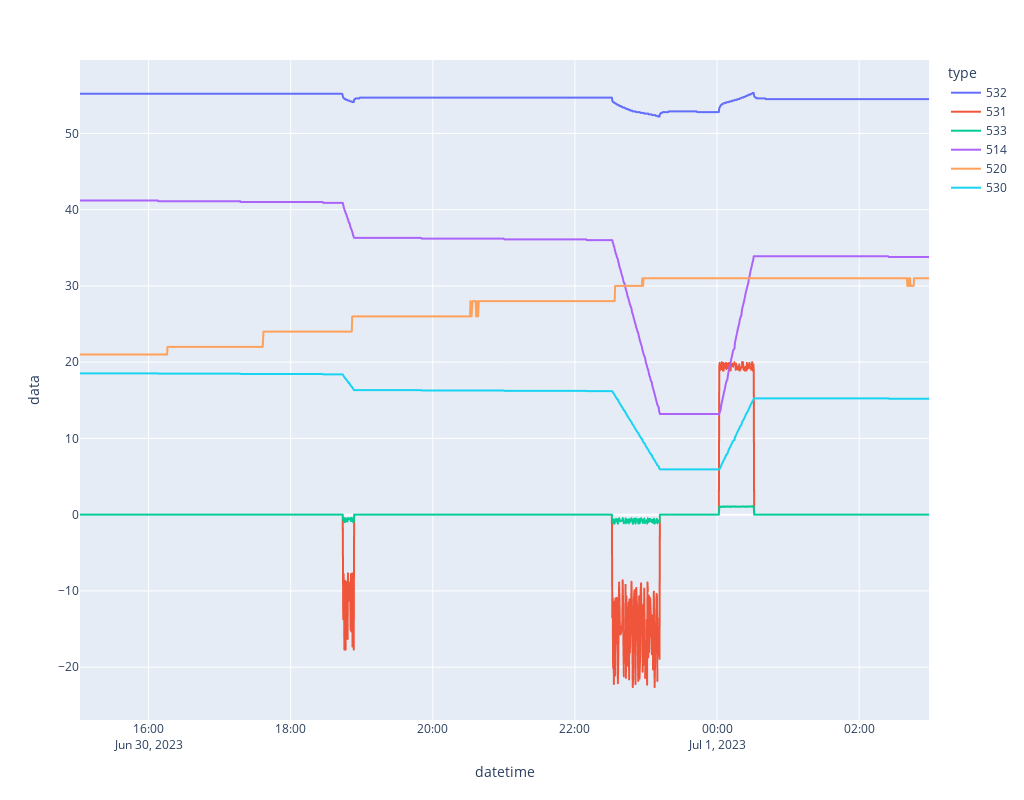

Write notebook code for a chart like this one.
### Code cell
fig = px.line(df, x='datetime', y='data', color='type', width=1024, height=800)
fig.show()

### Figure 1 — Plotly figure (JSON) as saved in the notebook; plotly's stock layout.template omitted (floating-point values rounded to 4 significant figures; data arrays with more than 128 entries replaced by an {"elided": "..."} marker saying what was removed)
{"data": [{"hovertemplate": "type=532<br>datetime=%{x}<br>data=%{y}<extra></extra>", "legendgroup": "532", "line": {"color": "#636efa", "dash": "solid"}, "marker": {"symbol": "circle"}, "mode": "lines", "name": "532", "showlegend": true, "type": "scattergl", "x": {"elided": "1985 str values"}, "xaxis": "x", "y": {"elided": "1985 float values"}, "yaxis": "y"}, {"hovertemplate": "type=531<br>datetime=%{x}<br>data=%{y}<extra></extra>", "legendgroup": "531", "line": {"color": "#EF553B", "dash": "solid"}, "marker": {"symbol": "circle"}, "mode": "lines", "name": "531", "showlegend": true, "type": "scattergl", "x": {"elided": "1985 str values"}, "xaxis": "x", "y": {"elided": "1985 float values"}, "yaxis": "y"}, {"hovertemplate": "type=533<br>datetime=%{x}<br>data=%{y}<extra></extra>", "legendgroup": "533", "line": {"color": "#00cc96", "dash": "solid"}, "marker": {"symbol": "circle"}, "mode": "lines", "name": "533", "showlegend": true, "type": "scattergl", "x": {"elided": "1985 str values"}, "xaxis": "x", "y": {"elided": "1985 float values"}, "yaxis": "y"}, {"hovertemplate": "type=514<br>datetime=%{x}<br>data=%{y}<extra></extra>", "legendgroup": "514", "line": {"color": "#ab63fa", "dash": "solid"}, "marker": {"symbol": "circle"}, "mode": "lines", "name": "514", "showlegend": true, "type": "scattergl", "x": {"elided": "1984 str values"}, "xaxis": "x", "y": {"elided": "1984 float values"}, "yaxis": "y"}, {"hovertemplate": "type=520<br>datetime=%{x}<br>data=%{y}<extra></extra>", "legendgroup": "520", "line": {"color": "#FFA15A", "dash": "solid"}, "marker": {"symbol": "circle"}, "mode": "lines", "name": "520", "showlegend": true, "type": "scattergl", "x": {"elided": "1985 str values"}, "xaxis": "x", "y": {"elided": "1985 int values"}, "yaxis": "y"}, {"hovertemplate": "type=530<br>datetime=%{x}<br>data=%{y}<extra></extra>", "legendgroup": "530", "line": {"color": "#19d3f3", "dash": "solid"}, "marker": {"symbol": "circle"}, "mode": "lines", "name": "530", "showlegend": true, "type": "scattergl", "x": {"elided": "1984 str values"}, "xaxis": "x", "y": {"elided": "1984 float values"}, "yaxis": "y"}], "layout": {"height": 800, "legend": {"title": {"text": "type"}, "tracegroupgap": 0}, "margin": {"t": 60}, "width": 1024, "xaxis": {"anchor": "y", "autorange": true, "domain": [0, 1], "range": ["2023-06-30 15:02:06.776", "2023-07-01 02:58:57.123"], "title": {"text": "datetime"}, "type": "date"}, "yaxis": {"anchor": "x", "autorange": true, "domain": [0, 1], "range": [-26.93, 59.63], "title": {"text": "data"}, "type": "linear"}}}
